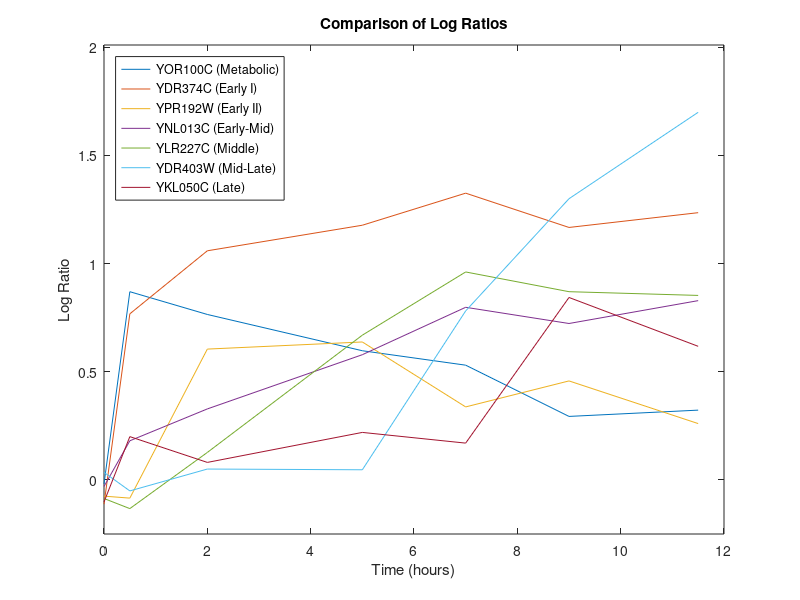

This figure's MATLAB source:
t = [0 0.5 2 5 7 9 11.5];
YOR100C=[-0.018621 0.869818 0.764636 0.596988 0.530299 0.293448 0.322478];
YDR374C=[-0.112239 0.767523 1.058926 1.177056 1.325282 1.166776 1.235062];
YPR192W=[-0.074966 -0.084184 0.604604 0.637530 0.337362 0.457506 0.260335];
YNL013C=[-0.030251 0.180811 0.328084 0.578693 0.797746 0.722888 0.828530];
YLR227C=[-0.085932 -0.132579 0.126957 0.668929 0.961072 0.869898 0.852649];
YDR403W=[0.035035 -0.050849 0.050204 0.046828 0.780994 1.299603 1.698991];
YKL050C=[-0.101773 0.200015 0.080895 0.219517 0.170059 0.843177 0.617446];

figure(1);
plot(t,YOR100C); hold on;
plot(t,YDR374C); hold on;
plot(t,YPR192W); hold on;
plot(t,YNL013C); hold on;
plot(t,YLR227C); hold on;
plot(t,YDR403W); hold on;
plot(t,YKL050C); hold on;
hold off;
title('Comparison of Log Ratios');
ylabel('Log Ratio');
xlabel('Time (hours)');
axis([0 12 -0.25 2.01]);
labels={'YOR100C (Metabolic)','YDR374C (Early I)','YPR192W (Early II)','YNL013C (Early-Mid)','YLR227C (Middle)','YDR403W (Mid-Late)','YKL050C (Late)'};
legend(labels, 'Location','northwest');